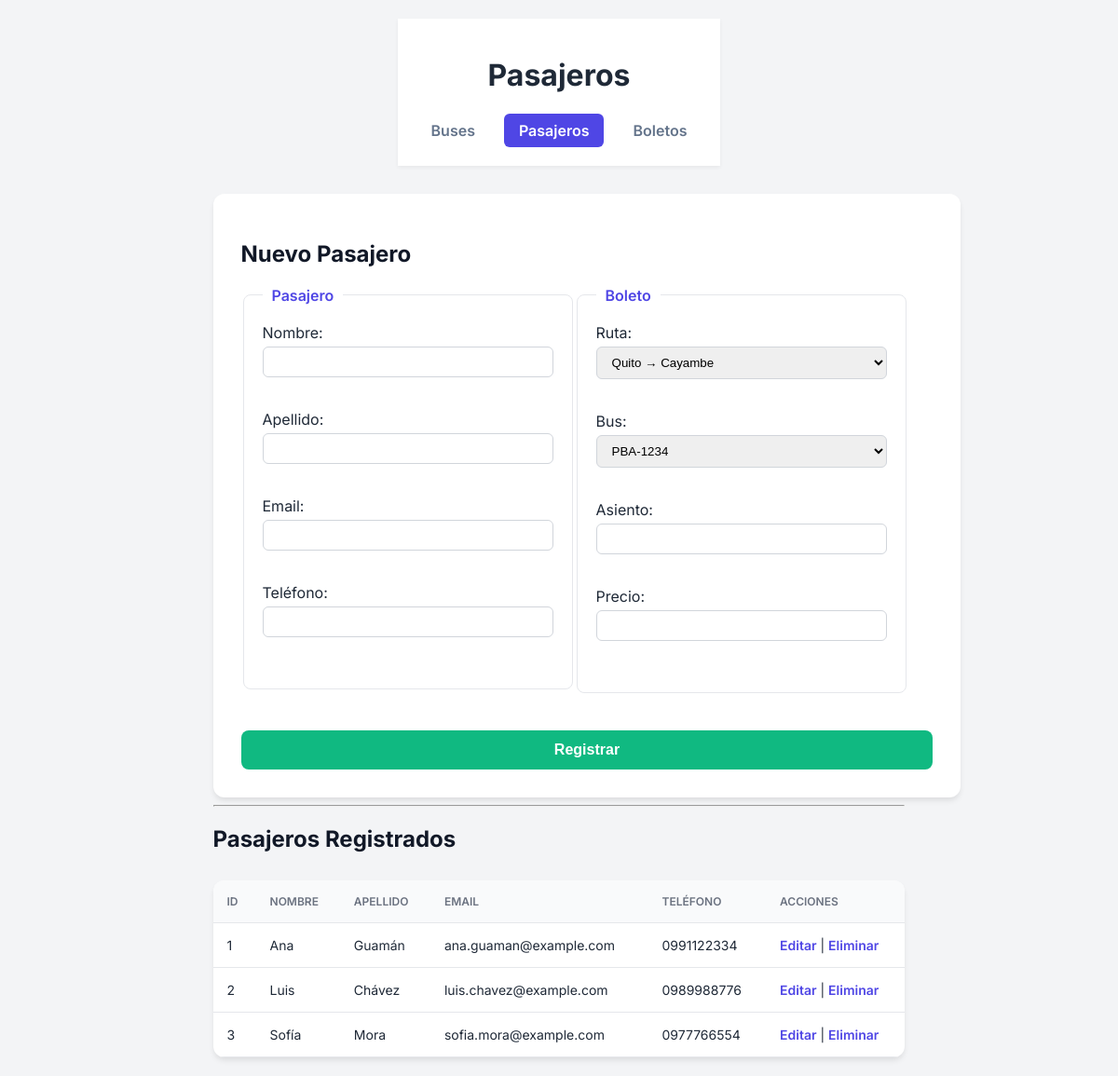
The page /Frontend_BasesDeDatos/pasajeros.php on the database its author committed.
### tables this page shows
create table pasajeros(
	id_pasajero int primary key auto_increment,
    nombre varchar(200) not null,
    apellido varchar(200) not null,
    email varchar (250) unique,
    telefono varchar (50) not null
);

### Frontend_BasesDeDatos/pasajeros.php (the view, shortened to what this page needs)
<?php
include "conexion.php";
$editar = false;
$pasajero = [
    "id_pasajero"=>"",
    "nombre"=>"",
    "apellido"=>"",
    "email"=>"",
    "telefono"=>"",
    "id_boleto"=>"",
    "id_ruta"=>"",
    "id_bus"=>"",
    "asiento"=>"",
    "precio"=>""
];
$lista = $conn->query("SELECT * FROM pasajeros");
$rutas = $conn->query("SELECT * FROM rutas");
$buses = $conn->query("SELECT * FROM buses");
?>
<!DOCTYPE html>
<html>
<head>
    <link rel="stylesheet" href="styles.css">
</head>
</head>
<body>
<header class="main-header">
    <div class="header-content">
        <h1><span class="icon"></span> Pasajeros</h1>
        <nav class="main-nav">
            <a href="index.php" class="nav-link">Buses</a>
            <a href="pasajeros.php" class="nav-link active">Pasajeros</a>
            <a href="boletos.php" class="nav-link">Boletos</a>
        </nav>
    </div>
</header>
<main class="container">
    <form method="POST" class="main-form">
<h2><?= $editar ? "Editar Pasajero y Boleto" : "Nuevo Pasajero" ?></h2>
<form method="POST">
<fieldset>
<legend>Pasajero</legend>
Nombre: <input name="nombre" value="<?= $pasajero['nombre'] ?>" required><br><br>
Apellido: <input name="apellido" value="<?= $pasajero['apellido'] ?>" required><br><br>
Email: <input name="email" value="<?= $pasajero['email'] ?>"><br><br>
Teléfono: <input name="telefono" value="<?= $pasajero['telefono'] ?>" required><br><br>
</fieldset>
<fieldset>
<legend>Boleto</legend>
Ruta:
<select name="id_ruta" required>
<?php while($r = $rutas->fetch_assoc()): ?>
<option value="<?= $r['id_ruta'] ?>"
<?= $r['id_ruta']==$pasajero['id_ruta']?'selected':'' ?>>
<?= $r['origen'] ?> → <?= $r['destino'] ?>
</option>
<?php endwhile; ?>
</select><br><br>
Bus:
<select name="id_bus" required>
<?php while($b = $buses->fetch_assoc()): ?>
<option value="<?= $b['id_bus'] ?>"
<?= $b['id_bus']==$pasajero['id_bus']?'selected':'' ?>>
<?= $b['placa'] ?>
</option>
<?php endwhile; ?>
</select><br><br>
Asiento: <input type="number" name="asiento" value="<?= $pasajero['asiento'] ?>" required><br><br>
Precio: <input type="number" step="0.01" name="precio" value="<?= $pasajero['precio'] ?>" required><br><br>
</fieldset>
<div style="clear:both"></div><br>
<button name="guardar"><?= $editar ? "Actualizar" : "Registrar" ?></button>
</form>
<hr>
<h2>Pasajeros Registrados</h2>
<table>
<tr>
<th>ID</th><th>Nombre</th><th>Apellido</th><th>Email</th><th>Teléfono</th><th>Acciones</th>
</tr>
<?php while($p = $lista->fetch_assoc()): ?>
<tr>
<td><?= $p['id_pasajero'] ?></td>
<td><?= $p['nombre'] ?></td>
<td><?= $p['apellido'] ?></td>
<td><?= $p['email'] ?></td>
<td><?= $p['telefono'] ?></td>
<td>
<a href="?editar=<?= $p['id_pasajero'] ?>">Editar</a> |
<a href="?eliminar=<?= $p['id_pasajero'] ?>" onclick="return confirm('¿Eliminar todo?')">Eliminar</a>
</td>
</tr>
<?php endwhile; ?>
</table>
</body>
</html>

### Frontend_BasesDeDatos/styles.css (style rules this page uses)
body { font-family: 'Inter', sans-serif; background-color: #f3f4f6; color: #1f2937; margin: 0; padding: 20px; display: flex; flex-direction: column; align-items: center; }
h2 { color: #111827; margin-bottom: 20px; }
form { background: white; padding: 30px; border-radius: 12px; box-shadow: 0 4px 6px -1px rgba(0, 0, 0, 0.1); max-width: 900px; width: 100%; }
fieldset { border: 1px solid #e5e7eb; border-radius: 8px; padding: 20px; margin-bottom: 20px; width: 42%; float: left; }
legend { font-weight: 600; padding: 0 10px; color: #4f46e5; }
input, select { width: 100%; padding: 8px 12px; margin-top: 5px; margin-bottom: 15px; border: 1px solid #d1d5db; border-radius: 6px; box-sizing: border-box; }
button[name="guardar"] { width: 100%; padding: 12px; background: #10b981; color: white; border: none; border-radius: 8px; font-size: 16px; font-weight: 600; cursor: pointer; transition: background 0.3s; }
table { width: 100%; max-width: 1000px; border-collapse: collapse; background: white; border-radius: 12px; overflow: hidden; box-shadow: 0 4px 6px -1px rgba(0, 0, 0, 0.1); margin-top: 30px; }
th { background-color: #f9fafb; color: #6b7280; font-weight: 600; text-transform: uppercase; font-size: 12px; padding: 15px; text-align: left; border-bottom: 1px solid #e5e7eb; }
td { padding: 15px; border-bottom: 1px solid #e5e7eb; font-size: 14px; }
td a { text-decoration: none; color: #4f46e5; font-weight: 600; }
.main-header { background: white; padding: 20px; text-align: center; box-shadow: 0 2px 4px rgba(0,0,0,0.05); margin-bottom: 30px; }
.main-nav { display: flex; justify-content: center; gap: 15px; margin-top: 15px; }
.nav-link { text-decoration: none; color: #64748b; padding: 8px 16px; border-radius: 6px; font-weight: 600; transition: all 0.3s; }
.nav-link.active { background: #4f46e5; color: white; }

### rows shown on the page
pasajeros: id_pasajero "1", nombre "Ana", apellido "Guamán", email "ana.guaman@example.com", telefono "0991122334"
pasajeros: id_pasajero "2", nombre "Luis", apellido "Chávez", email "luis.chavez@example.com", telefono "0989988776"
pasajeros: id_pasajero "3", nombre "Sofía", apellido "Mora", email "sofia.mora@example.com", telefono "0977766554"

### other values the page prints
form field id_ruta "Quito → Cayambe"
form field id_bus "PBA-1234"
